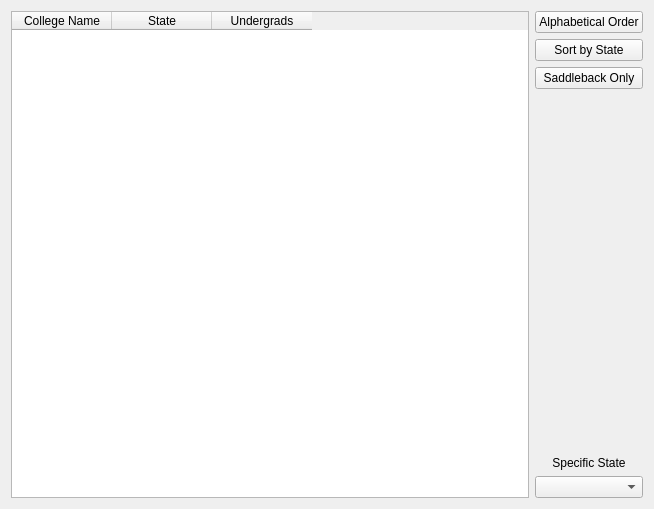
<?xml version="1.0" encoding="UTF-8"?>
<ui version="4.0">
 <class>CollegeList</class>
 <widget class="QWidget" name="CollegeList">
  <property name="geometry">
   <rect>
    <x>0</x>
    <y>0</y>
    <width>654</width>
    <height>509</height>
   </rect>
  </property>
  <property name="windowTitle">
   <string>Form</string>
  </property>
  <layout class="QGridLayout" name="gridLayout">
   <item row="2" column="0">
    <widget class="QTableWidget" name="collegeTable">
     <column>
      <property name="text">
       <string>College Name</string>
      </property>
     </column>
     <column>
      <property name="text">
       <string>State</string>
      </property>
     </column>
     <column>
      <property name="text">
       <string>Undergrads</string>
      </property>
     </column>
    </widget>
   </item>
   <item row="2" column="1">
    <layout class="QVBoxLayout" name="verticalLayout">
     <item>
      <widget class="QPushButton" name="sortAlphabeticallyButton">
       <property name="text">
        <string>Alphabetical Order</string>
       </property>
      </widget>
     </item>
     <item>
      <widget class="QPushButton" name="sortByStateButton">
       <property name="text">
        <string>Sort by State</string>
       </property>
      </widget>
     </item>
     <item>
      <widget class="QPushButton" name="pushButton">
       <property name="text">
        <string>Saddleback Only</string>
       </property>
      </widget>
     </item>
     <item>
      <spacer name="verticalSpacer">
       <property name="orientation">
        <enum>Qt::Vertical</enum>
       </property>
       <property name="sizeHint" stdset="0">
        <size>
         <width>20</width>
         <height>40</height>
        </size>
       </property>
      </spacer>
     </item>
     <item>
      <widget class="QLabel" name="label">
       <property name="text">
        <string>Specific State</string>
       </property>
       <property name="alignment">
        <set>Qt::AlignCenter</set>
       </property>
       <property name="wordWrap">
        <bool>true</bool>
       </property>
      </widget>
     </item>
     <item>
      <widget class="QComboBox" name="comboBoxState"/>
     </item>
    </layout>
   </item>
  </layout>
 </widget>
 <resources/>
 <connections/>
</ui>
